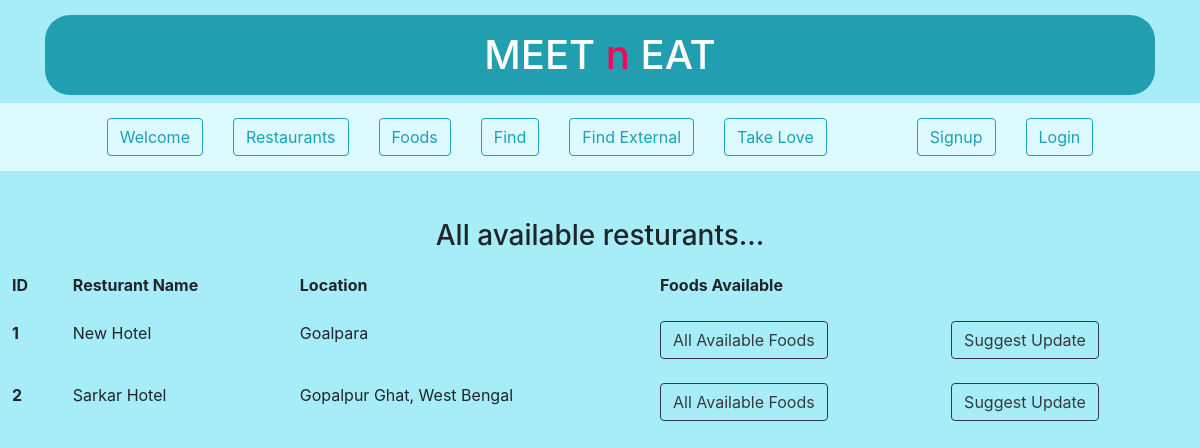
Before: /resturants with the older database file.
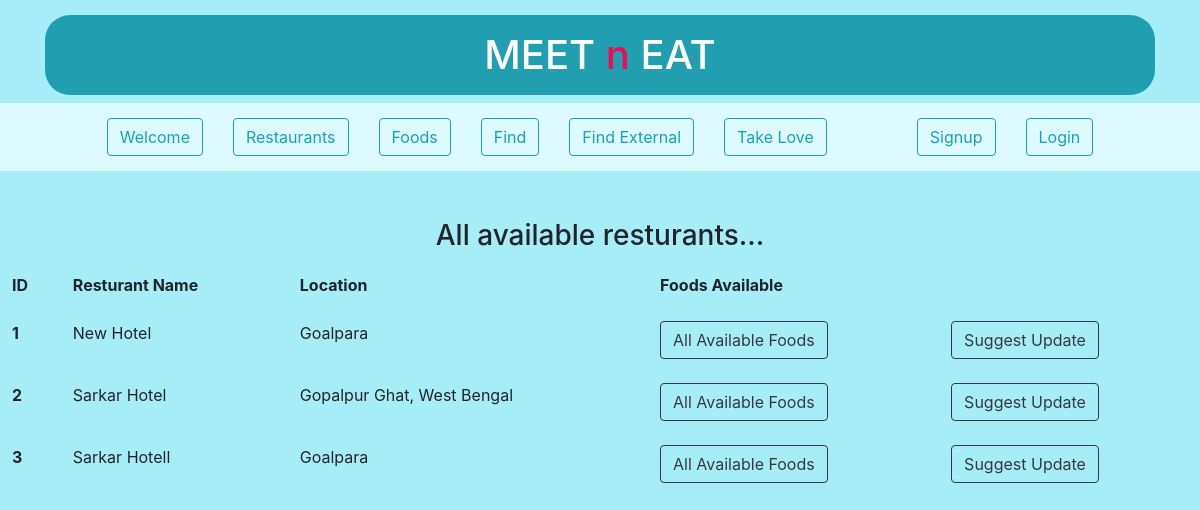
After: the same page with the newer database file.
### app.py (models this page shows, shortened)
class rstrnt(db.Model):
    id = db.Column(db.Integer, primary_key=True)
    rstrnt_name = db.Column(db.String(20), unique=True, nullable=False)
    rstrnt_loct = db.Column(db.String(40), unique=False, nullable=False)

### app.py (the view)
@app.route("/resturants")
def all_resturants():
    show_rstrnt = rstrnt.query.all()
    return render_template('all_resturants.html', rstrnt=show_rstrnt)

### templates/all_resturants.html (shortened to what this page needs)
{% extends 'base.html' %}
  {% block ttl2bd %}
  <br>
      <h3 class="text-center container"> All available resturants...</h3>
    <div>
        <table class="table table-borderless">
            <thead>
                <tr>
                  <th scope="col">ID</th>
                  <th scope="col">Resturant Name</th>
                  <th scope="col">Location</th>
                  <th scope="col">Foods Available</th>
                  <th scope="col">   </th>
                </tr>
              </thead>
              <tbody>
                  {% for i in rstrnt %}
                  <tr>
                      <th scope="row">{{loop.index}}</th>
                      <td>{{i.rstrnt_name}}</td>
                      <td>
                        {{(i.rstrnt_loct).replace('+', " ")}}
                      </td>
                      <td><a href="/resturants/foods/{{i.id}}" type="button" class="btn btn-outline-dark">All Available Foods</button>
                      </td>
                      <td>
                        {% if session['is_admin'] %}
                          <a href="/update/{{i.id}}" type="button" class="btn btn-outline-dark">Update</button>
                          <a href="/delete/{{i.id}}" type="button" class="btn btn-outline-dark">Delete</button>
                        {% else %}
                            <a href="/suggest/update/{{i.id}}" type="button" class="btn btn-outline-dark">Suggest Update</button>
                        {% endif %}
                          </td>
                    </tr>
                    {% endfor %}
              </tbody>
        </table>
    </div>
  {% endblock ttl2bd %}

### templates/base.html (shortened to what this page needs)
<!DOCTYPE html>
<html lang="en">
<head>
    <link href="//maxcdn.bootstrapcdn.com/bootstrap/4.1.1/css/bootstrap.min.css" rel="stylesheet" id="bootstrap-css">
</head>
<body style="background-color: #a6edf8;">
    <div class="text-center container" style="margin-top: 15px;"><h1 class="p-3 mb-2 text-white container" style="background-color: #229eb1; border-radius: 25px; padding: 0% 20% 0% 20%;">MEET <span style="color:rgb(248, 6, 87)">n</span> EAT</h1>
    </div>
    <ul class="nav justify-content-center" style="background-color: rgb(220 250 255);">
        <li class="nav-item" style="margin: 15px">
          <a class="btn btn-outline-info"aria-current="page" href="/">Welcome</a>
        </li>
        <li class="nav-item" style="margin: 15px">
          <a class="btn btn-outline-info"aria-current="page" href="/resturants">Restaurants</a>
        </li>
        <li class="nav-item" style="margin: 15px">
          <a class="btn btn-outline-info"aria-current="page" href="/foods">Foods</a>
        </li>
        <li class="nav-item" style="margin: 15px">
          <a class="btn btn-outline-info"aria-current="page" href="/find">Find</a>
        </li>
        <li class="nav-item" style="margin: 15px">
          <a class="btn btn-outline-info"aria-current="page" href="/apifind">Find External</a>
        </li>
        <li class="nav-item" style="margin: 15px">
          <a class="btn btn-outline-info"aria-current="page" href="/takelove">Take Love</a>
        </li>
    <ul style="list-style: none; margin-left: 5%;" class="nav justify-content-end">
        {% if 'user' in session %}
        <li class="nav-item" style="margin: 15px">
          <a class="btn btn-outline-info"aria-current="page" href="/logout">Logout</a>
        </li>
        {% else %}
        <li class="nav-item" style="margin: 15px">
          <a class="btn btn-outline-info"aria-current="page" href="/signup">Signup</a>
        </li>
        <li class="nav-item" style="margin: 15px">
          <a class="btn btn-outline-info"aria-current="page" href="/login">Login</a>
        </li>
        {% endif %}
    </ul>
      </ul>
      <br>
      {% block ttl2bd %}
    {% endblock ttl2bd %}
</body>
</html>

Changed rows visible on the page:
added rstrnt: rstrnt_name "Sarkar Hotell", rstrnt_loct "Goalpara"
